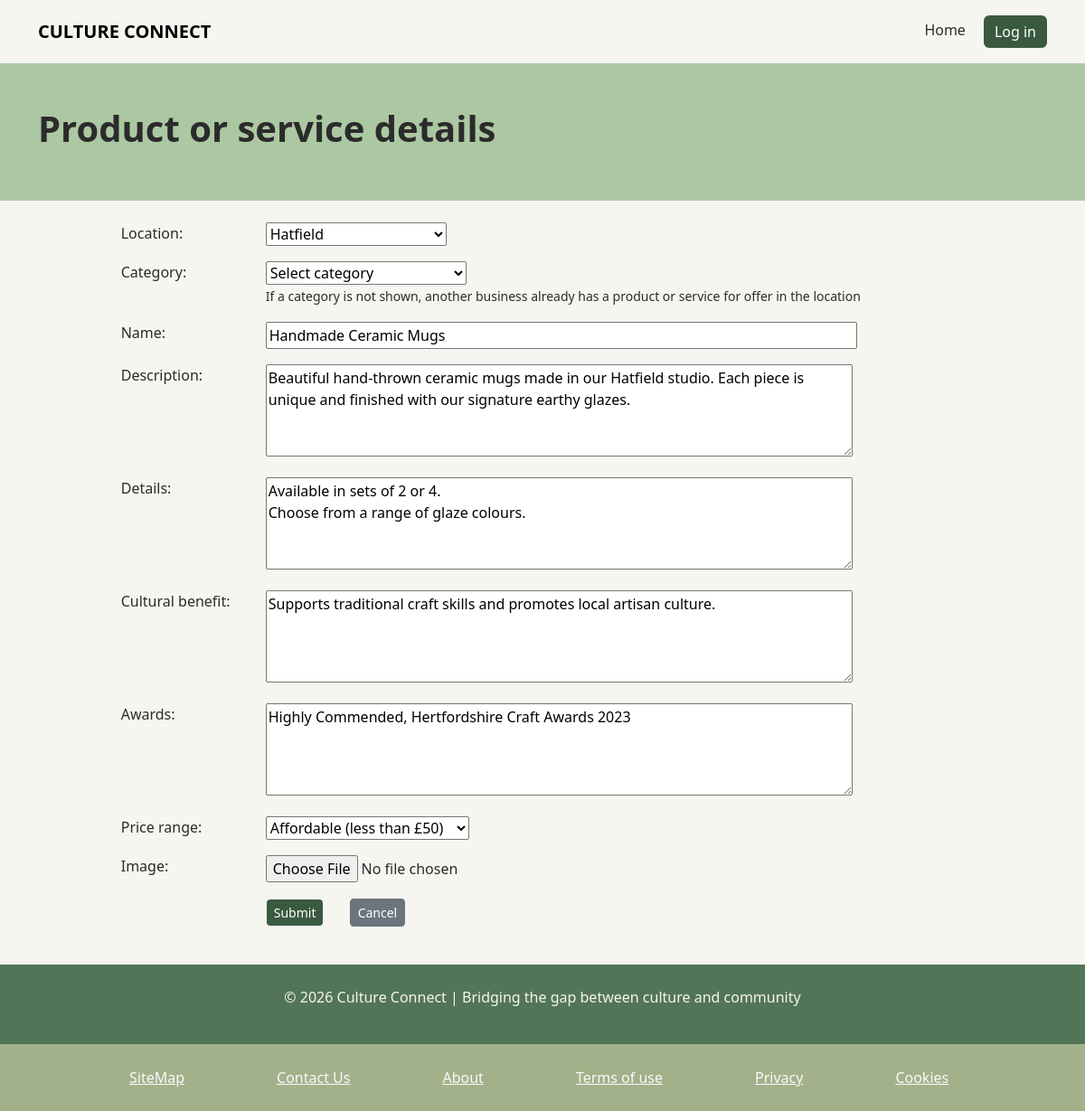
The app's page /CultureConnect/05EditOffering.php?offeringIdPk=3 with its own data.
### tables this page shows
CREATE TABLE `offering` (
  `offeringIdPk` int(13) NOT NULL,
  `offeringName` varchar(200) NOT NULL,
  `offeringDescription` varchar(200) DEFAULT NULL,
  `offeringCulturalBenefits` varchar(200) DEFAULT NULL,
  `offeringPriceRange` int(13) NOT NULL,
  `offeringCategory` int(13) NOT NULL,
  `locationIdPk` int(13) NOT NULL,
  `businessIdPk` int(13) NOT NULL,
  `offeringDetails` varchar(255) DEFAULT NULL,
  `offeringAwards` varchar(100) NOT NULL DEFAULT 'None',
  `offeringImage` varchar(255) DEFAULT NULL
);

### CultureConnect/include/getOfferingInfo.php (called while the page is built, shortened)
<?php
    include 'config.php';
    if (isset($_GET["offeringIdPk"])){
        $of_id_pk = $_GET["offeringIdPk"];
        $stmt = $connection->prepare("SELECT * FROM view_offerings WHERE offeringIdPk = ?");
        $stmt->bind_param("i", $of_id_pk);
        $stmt->execute();
        $result = $stmt->get_result();
        if ($result->num_rows > 0) {
            $row = $result->fetch_assoc();
            $of_name = $row["offeringName"] ;
            $of_loc_name = $row["locationName"] ;
            $of_description = $row["offeringDescription"] ;
            $of_details = $row["offeringDetails"] ;
            $of_cultural_benefits = $row["offeringCulturalBenefits"] ;
            $of_awards = $row["offeringAwards"] ;
            $of_price_range_description = $row["offeringPriceRangeDescription"] ;
        }
        else {
            throw new Exception("Error fetching offering details for ID: $of_id_pk - " . $stmt->error);
        }
    }
?>

### CultureConnect/05EditOffering.php (the view, shortened to what this page needs)
<!DOCTYPE html>
<html lang="en">
<head>
    <link href="https://cdn.jsdelivr.net/npm/bootstrap@5.3.8/dist/css/bootstrap.min.css" rel="stylesheet"
>
    <link href="css/style.css" rel="stylesheet">
</head>
<body>
    <?php
    include('include/config.php');
    $of_id = $_GET['offeringIdPk'] ?? "" ;
    include('include/getOfferingInfo.php');
    ?>
    <div id="header"><?php include('templates/template_navbar.php'); ?></div>
    <section class="text-left py-5" style="background-color:#ACC8A2;">
        <div class="container">
            <h1>Product or service details</h1>
        </div>
    </section>
    <section class="text-left py-3">
        <div class="container">
            <form id="editoffering" name="editoffering" action="include/updateOffering.php?offeringIdPk=<?php echo $of_id;?>" method="post" enctype="multipart/form-data" novalidate>
                <table class="table">
                    <tr id="location">
                        <td><label for="location_select">Location:</label></td>
                        <td>
                            <select id="location_select" name="location_select" width=50%  onchange="updateCategories(this.value)">
                                <?php
                                $sql = "SELECT locationName FROM location";
                                $result = $connection->query($sql);
                                while ($row = $result->fetch_assoc()) {
                                    $is_selected = ($row['locationName'] == $of_loc_name) ? 'selected' : '' ;
                                    echo "<option id='" . $row['locationName'] . "' value='" . $row['locationName'] . "' " . $is_selected . ">" . $row['locationName'] . "</option>";
                                }
                                ?>
                            </select>
                        </td>
                    </tr>
                    <tr>
                        <td><label for="category">Category:</label></td>
                        <td>
                            <select id="category" name="category">
                                <option value="">Select category</option>
                            </select>
                            <br><small>If a category is not shown, another business already has a product or service for offer
                                in the location</small>
                        </td>
                    </tr>
                    <tr>
                        <td><label for="offering_name">Name:</label></td>
                        <td><input type="text" id="offering_name" name="offering_name" required size="65%" value="<?php echo (($of_name) ?  $of_name: '' );?>"></td>
                    </tr>
                    <tr>
                        <td><label for="description">Description:</label></td>
                        <td><textarea id="description" name="description" rows="4" cols="68" maxlength="300"><?php echo (($of_description) ?  $of_description: '' );?></textarea>
                        </td>
                    </tr>
                    <tr id="details">
                        <td><label for="details">Details:</label></td>
                        <td><textarea id="details" name="details" rows="4" cols="68" maxlength="300"
                                placeholder="Enter size and quantity options for products and dates and times for services"><?php echo (($of_details) ?  $of_details: '' );?></textarea>
                        </td>
                    </tr>
                    <tr>
                        <td><label for="cultural_benefit">Cultural benefit:</label></td>
                        <td><textarea id="cultural_benefit" name="cultural_benefit" rows="4" cols="68"
                                maxlength="300"><?php echo (($of_cultural_benefits) ?  $of_cultural_benefits : "" );?></textarea></td>
                    </tr>
                    <tr>
                        <td><label for="awards">Awards:</label></td>
                        <td><textarea id="awards" name="awards" rows="4" cols="68"
                                maxlength="300"><?php echo (($of_awards) ?  $of_awards : "" );?></textarea></td>
                    </tr>
                    <tr>
                        <td><label for="price_range">Price range:</label></td>
                        <td>
                            <select id="price_range" name="price_range">
                                <?php
                                $sql = "SELECT offeringPriceRangeDescription FROM offeringpricing";
                                $result = $connection->query($sql);
                                while ($row = $result->fetch_assoc()) {
                                    $is_selected = ($row['offeringPriceRangeDescription'] == $of_price_range_description) ? 'selected' : '' ;
                                    echo "<option id='" . $row['offeringPriceRangeDescription'] . "' value='" . $row['offeringPriceRangeDescription'] . "' " . $is_selected . ">" . $row['offeringPriceRangeDescription'] . "</option>";
                                }
                                ?>
                            </select>
                        </td>
                    </tr>
                    <tr>
                        <td><label for="image">Image:</label></td>
                        <td>
                            <input type="file" name="image" id="image" accept="image/*">
                        </td>
                    </tr>
                    <tr>
                        <td><label for=""></label></td>
                        <td>
                            <table>
                                <tr>
                                    <td>
                                        <input class='btn btn-custom btn-sm' style="margin-right:25px;" type="submit"
                                            value="Submit" name="submit">
                                        <input class='btn btn-secondary btn-sm' style="margin-right:25px"
                                            action="action" type="button" value="Cancel"
                                            onclick="window.history.go(-1); return false;">
                                    </td>
                                </tr>
                        </td>
                </table>
            </form>
        </div>
    </section>
    <div id="footer"><?php include('templates/template_footer.php'); ?></div>
</body>
</html>

### CultureConnect/css/style.css (style rules this page uses)
:root { --primary: #3A5A40; --secondary: #ACC8A2; --light: #F6F5F0; --dark: #2B2B2B; }
body { background-color: var(--light); color: var(--dark); }
h1 { font-size: 2.5rem; font-weight: 700; }
.btn-custom { background-color: var(--primary); color: rgb(236, 222, 222); }
.btn-custom { background-color: #3A5A40; color: white; border: none; }

### records on screen
offering: offering_name "Handmade Ceramic Mugs", description "Beautiful hand-thrown ceramic mugs made in our Hatfield studio. Each piece is unique and finished with our signature earthy glazes.", details "Available in sets of 2 or 4. Choose from a range of glaze colours.", cultural_benefit "Supports traditional craft skills and promotes local artisan culture.", awards "Highly Commended, Hertfordshire Craft Awards 2023"

### other values on screen
form field location_select "Hatfield"
form field price_range "Affordable (less than £50)"
